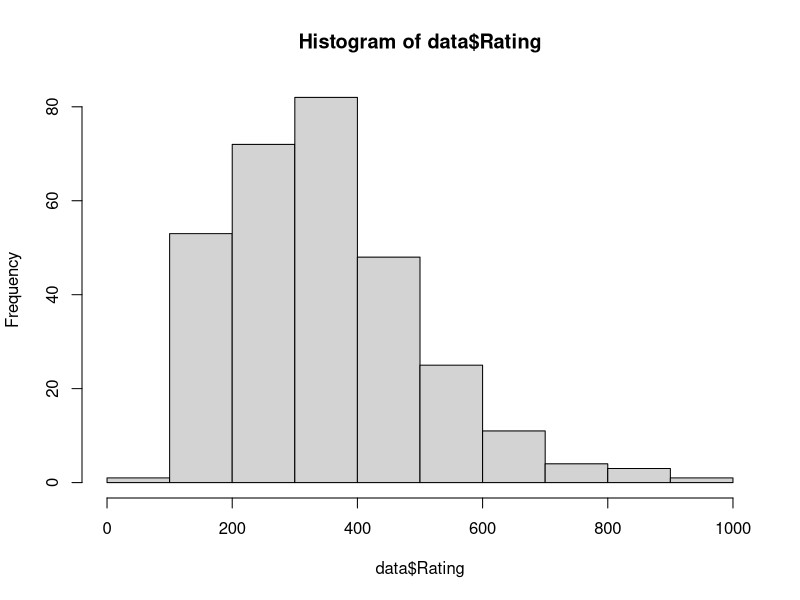
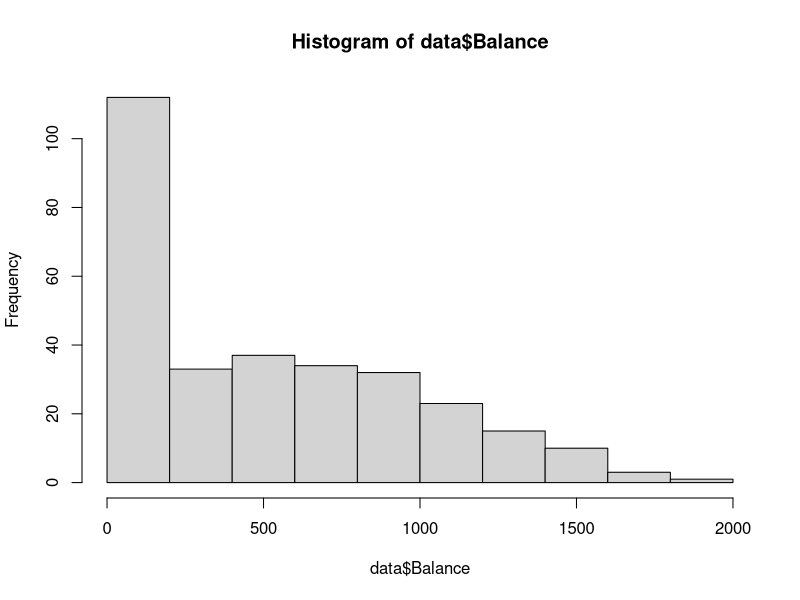
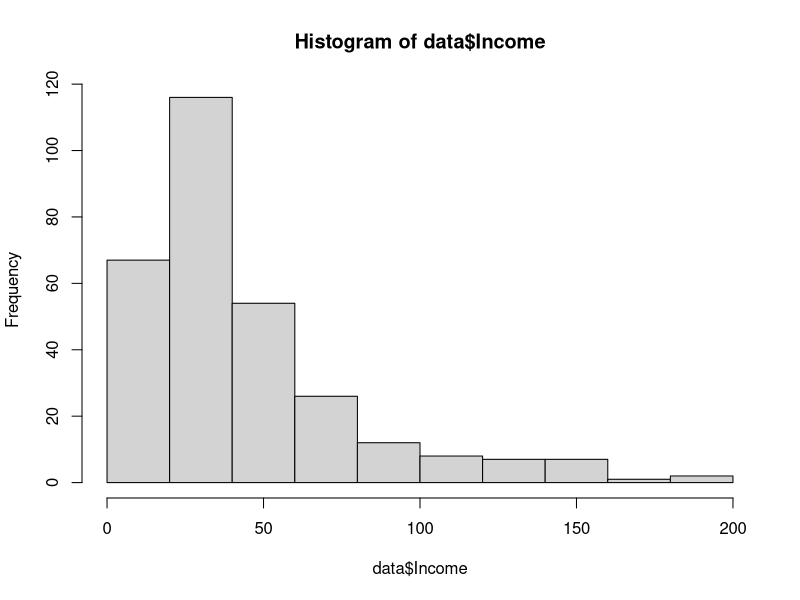
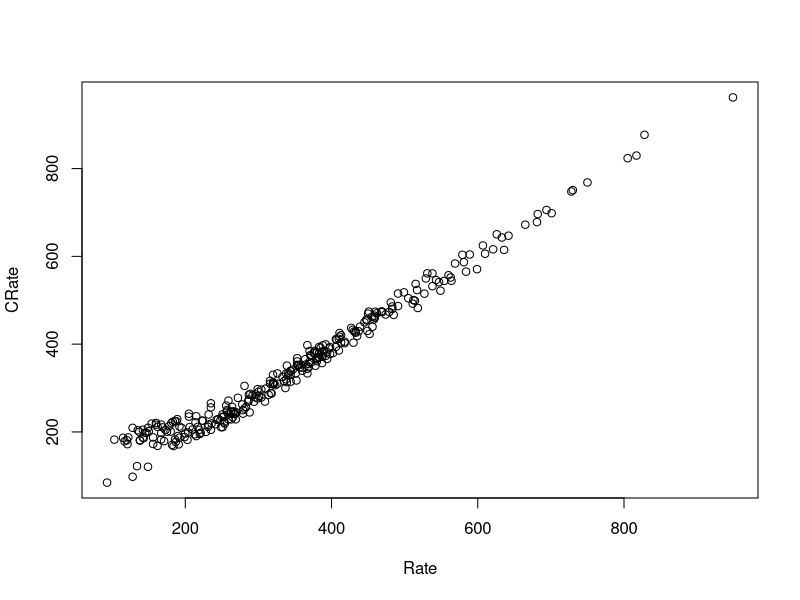
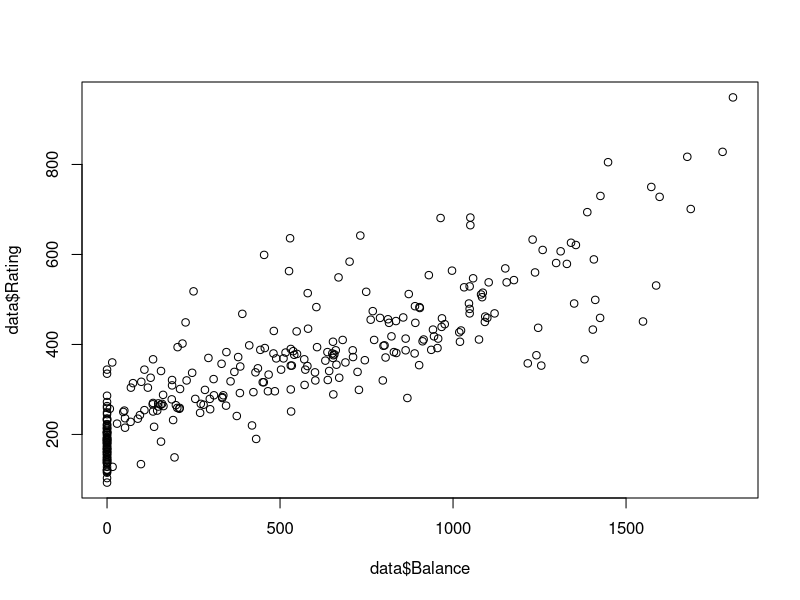
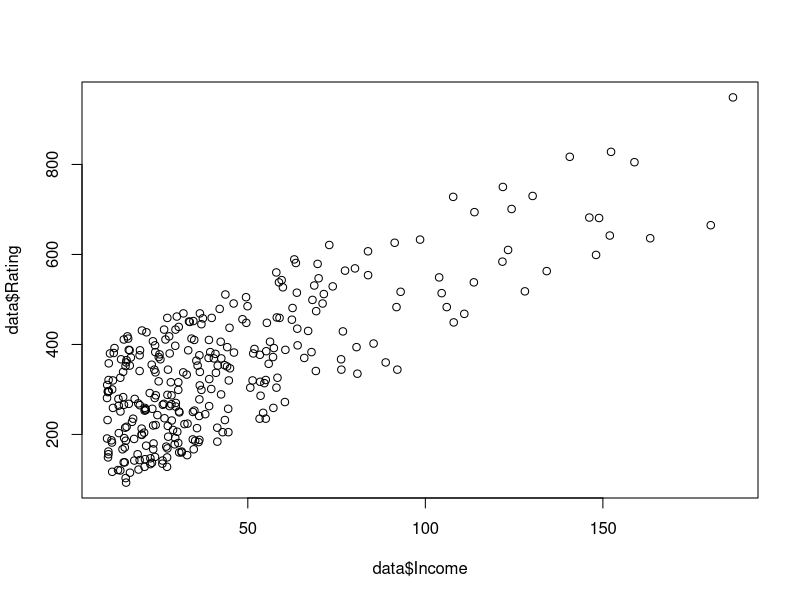

Source code (R) for these figures, in order: (Note: this script raises an error after producing the figures.)
rm(list=ls(all=TRUE))

#income in kdollari, rating (score, la variabile indipendente da predirre), numero cc, età, #anni di studio, gender, studente?, sposato?, etnia, debito medio sulla carta
data=read.table('DATA_3.01_CREDIT.csv',sep=',',header=TRUE)

#View(data)
summary(data)

#creo un istogramma per vedere come sono distribuiti i vari dati
hist(data$Rating)
hist(data$Balance)
hist(data$Income)
tapply(data$Income,data$Ethnicity,mean) #gli africani guadagnano di più

#qui cerco la correlazione tra tutti i dati numerici nella tabella, escludo quindi quelli anagrafici discreti
##trovo delle relazioni tra le varie colonne, ma non mi serve molto (non ho capito bene come mai, in effetti la correlazione tra rating e income/balancing è alta come poi capirò alla fine)
# la corr mi da indicazioni solo sulla forza e la direzione della correlazione
cor(data[,c(1:5,10)])

#creo un modello di regressione lineare tra la mia variabile cercata (Rating) e tutte le altre (.=*, se volevo indagarne una sola la specificavo, se più di una le unico con +)
linreg=lm(Rating~.,data=data)
summary(linreg)

linregSmall=lm(Rating~Income+Cards+Married,data=data)
summary(linregSmall)

#dal modello posso ottenere la previsione dei rate, li intabello per dare un'idea dell'accuratezza
compareTable <- matrix(ncol=2, nrow = 300, dimnames = list(c(1:300),c("Rate","CRate")))
compareTable[,1] <- data$Rating
compareTable[,2] <- linreg$fitted.values
#se la plotto ho la perfezione se ho una retta di 45°
plot(compareTable)

#controllo che vi sia buona correlazione, ce l'ho, però questa ha dei limiti (con molti numeri riesco sempre a trovare un buon algoritmo che fitta)
cor(linreg$fitted.values,data$Rating)
#graficamente vedo che per numeri bassi non fitta bene
#infatti:
compareTable <- compareTable[ order(compareTable[,1]), ]
cor(head(compareTable[,1],10),head(compareTable[,2],10))

#controllo i dettagli del mio modello
summary(linreg)
#noto che income, student e balance sono quelli che pesano di più (me lo dicono gli asterischi)
#primo e terzo positivi, il secondo influenza in modo negativo


#Ora posso presentare le relazioni scoperte, nelle prime due si vede bene una correlazione lineare, la terza bo
plot(data$Balance,data$Rating)
plot(data$Income,data$Rating)
plot(data$Student,data$Rating)

